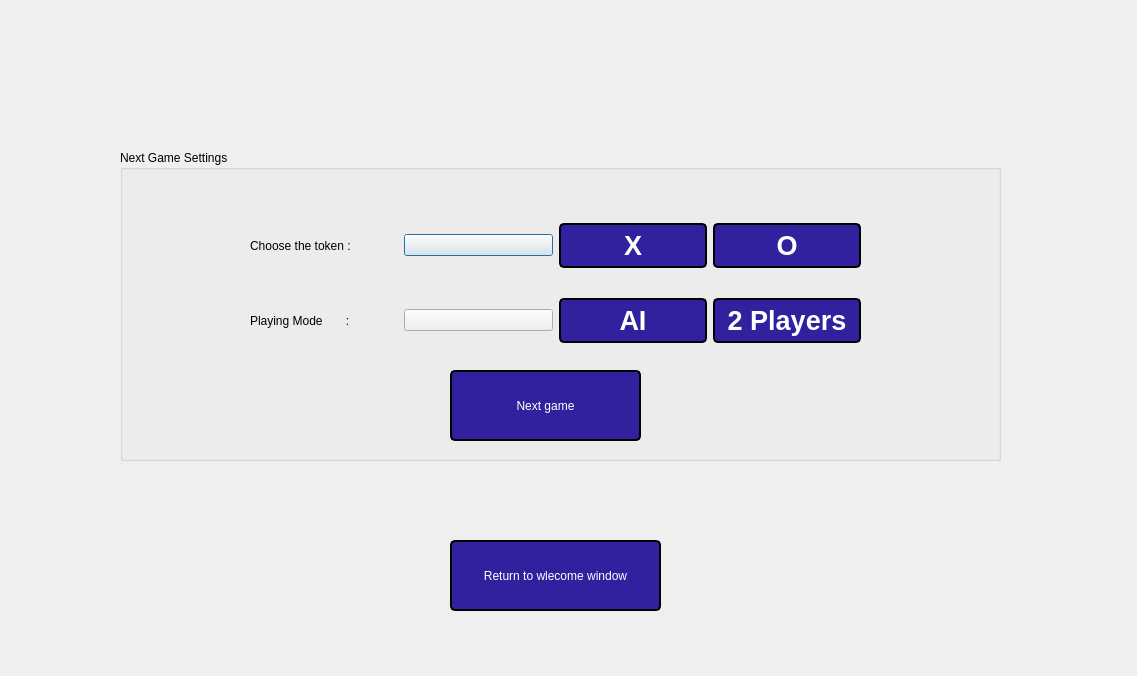
<?xml version="1.0" encoding="UTF-8"?>
<ui version="4.0">
 <class>nextgamesettings</class>
 <widget class="QDialog" name="nextgamesettings">
  <property name="geometry">
   <rect>
    <x>0</x>
    <y>0</y>
    <width>1137</width>
    <height>676</height>
   </rect>
  </property>
  <property name="windowTitle">
   <string>Dialog</string>
  </property>
  <widget class="QGroupBox" name="groupBox_2">
   <property name="geometry">
    <rect>
     <x>120</x>
     <y>150</y>
     <width>881</width>
     <height>311</height>
    </rect>
   </property>
   <property name="title">
    <string>Next Game Settings</string>
   </property>
   <widget class="QWidget" name="layoutWidget">
    <property name="geometry">
     <rect>
      <x>130</x>
      <y>60</y>
      <width>611</width>
      <height>71</height>
     </rect>
    </property>
    <layout class="QHBoxLayout" name="horizontalLayout">
     <item>
      <widget class="QLabel" name="label_3">
       <property name="text">
        <string>Choose the token :</string>
       </property>
      </widget>
     </item>
     <item>
      <widget class="QPushButton" name="pushButton_5">
       <property name="text">
        <string/>
       </property>
       <property name="iconSize">
        <size>
         <width>10</width>
         <height>5</height>
        </size>
       </property>
      </widget>
     </item>
     <item>
      <widget class="QPushButton" name="pushButton_3">
       <property name="sizePolicy">
        <sizepolicy hsizetype="Preferred" vsizetype="Fixed">
         <horstretch>0</horstretch>
         <verstretch>0</verstretch>
        </sizepolicy>
       </property>
       <property name="font">
        <font>
         <pointsize>20</pointsize>
         <bold>true</bold>
        </font>
       </property>
       <property name="styleSheet">
        <string notr="true">QPushButton {
    background-color: #32219F;
    color: white;
    border: 2px solid black;
    border-radius: 5px;
    padding: 5px;
}

QPushButton:hover {
    background-color: lightblue;
}
</string>
       </property>
       <property name="text">
        <string>X</string>
       </property>
      </widget>
     </item>
     <item>
      <widget class="QPushButton" name="pushButton_4">
       <property name="sizePolicy">
        <sizepolicy hsizetype="Preferred" vsizetype="Fixed">
         <horstretch>0</horstretch>
         <verstretch>0</verstretch>
        </sizepolicy>
       </property>
       <property name="font">
        <font>
         <pointsize>20</pointsize>
         <bold>true</bold>
        </font>
       </property>
       <property name="styleSheet">
        <string notr="true">QPushButton {
    background-color: #32219F;
    color: white;
    border: 2px solid black;
    border-radius: 5px;
    padding: 5px;
}

QPushButton:hover {
    background-color: lightblue;
}
QPushButton:pressed {
    background-color: navy;
    color: lightblue;
}</string>
       </property>
       <property name="text">
        <string>O</string>
       </property>
       <property name="autoDefault">
        <bool>false</bool>
       </property>
      </widget>
     </item>
    </layout>
   </widget>
   <widget class="QWidget" name="layoutWidget">
    <property name="geometry">
     <rect>
      <x>130</x>
      <y>140</y>
      <width>611</width>
      <height>61</height>
     </rect>
    </property>
    <layout class="QHBoxLayout" name="horizontalLayout_2">
     <item>
      <widget class="QLabel" name="label_2">
       <property name="text">
        <string>Playing Mode       :</string>
       </property>
      </widget>
     </item>
     <item>
      <widget class="QPushButton" name="pushButton_6">
       <property name="text">
        <string/>
       </property>
       <property name="iconSize">
        <size>
         <width>10</width>
         <height>5</height>
        </size>
       </property>
      </widget>
     </item>
     <item>
      <widget class="QPushButton" name="pushButton_2">
       <property name="sizePolicy">
        <sizepolicy hsizetype="Preferred" vsizetype="Fixed">
         <horstretch>0</horstretch>
         <verstretch>0</verstretch>
        </sizepolicy>
       </property>
       <property name="font">
        <font>
         <pointsize>20</pointsize>
         <bold>true</bold>
        </font>
       </property>
       <property name="styleSheet">
        <string notr="true">QPushButton {
    background-color: #32219F;
    color: white;
    border: 2px solid black;
    border-radius: 5px;
    padding: 5px;
}

QPushButton:hover {
    background-color: lightblue;
}
QPushButton:pressed {
    background-color: navy;
    color: lightblue;
}</string>
       </property>
       <property name="text">
        <string>AI</string>
       </property>
      </widget>
     </item>
     <item>
      <widget class="QPushButton" name="pushButton">
       <property name="sizePolicy">
        <sizepolicy hsizetype="Preferred" vsizetype="Fixed">
         <horstretch>0</horstretch>
         <verstretch>0</verstretch>
        </sizepolicy>
       </property>
       <property name="font">
        <font>
         <pointsize>20</pointsize>
         <bold>true</bold>
        </font>
       </property>
       <property name="styleSheet">
        <string notr="true">QPushButton {
    background-color: #32219F;
    color: white;
    border: 2px solid black;
    border-radius: 5px;
    padding: 5px;
}

QPushButton:hover {
    background-color: lightblue;
}
QPushButton:pressed {
    background-color: navy;
    color: lightblue;
}</string>
       </property>
       <property name="text">
        <string>2 Players</string>
       </property>
       <property name="autoDefault">
        <bool>false</bool>
       </property>
      </widget>
     </item>
    </layout>
   </widget>
   <widget class="QPushButton" name="next_game">
    <property name="geometry">
     <rect>
      <x>330</x>
      <y>220</y>
      <width>191</width>
      <height>71</height>
     </rect>
    </property>
    <property name="styleSheet">
     <string notr="true">QPushButton {
    background-color: #32219F;
    color: white;
    border: 2px solid black;
    border-radius: 5px;
    padding: 5px;
}

QPushButton:hover {
    background-color: lightblue;
}
QPushButton:pressed {
    background-color: navy;
    color: lightblue;
}</string>
    </property>
    <property name="text">
     <string>Next game</string>
    </property>
   </widget>
  </widget>
  <widget class="QPushButton" name="ToWelcome">
   <property name="geometry">
    <rect>
     <x>450</x>
     <y>540</y>
     <width>211</width>
     <height>71</height>
    </rect>
   </property>
   <property name="styleSheet">
    <string notr="true">QPushButton {
    background-color: #32219F;
    color: white;
    border: 2px solid black;
    border-radius: 5px;
    padding: 5px;
}

QPushButton:hover {
    background-color: lightblue;
}
QPushButton:pressed {
    background-color: navy;
    color: lightblue;
}</string>
   </property>
   <property name="text">
    <string>Return to wlecome window</string>
   </property>
  </widget>
 </widget>
 <resources/>
 <connections/>
</ui>
